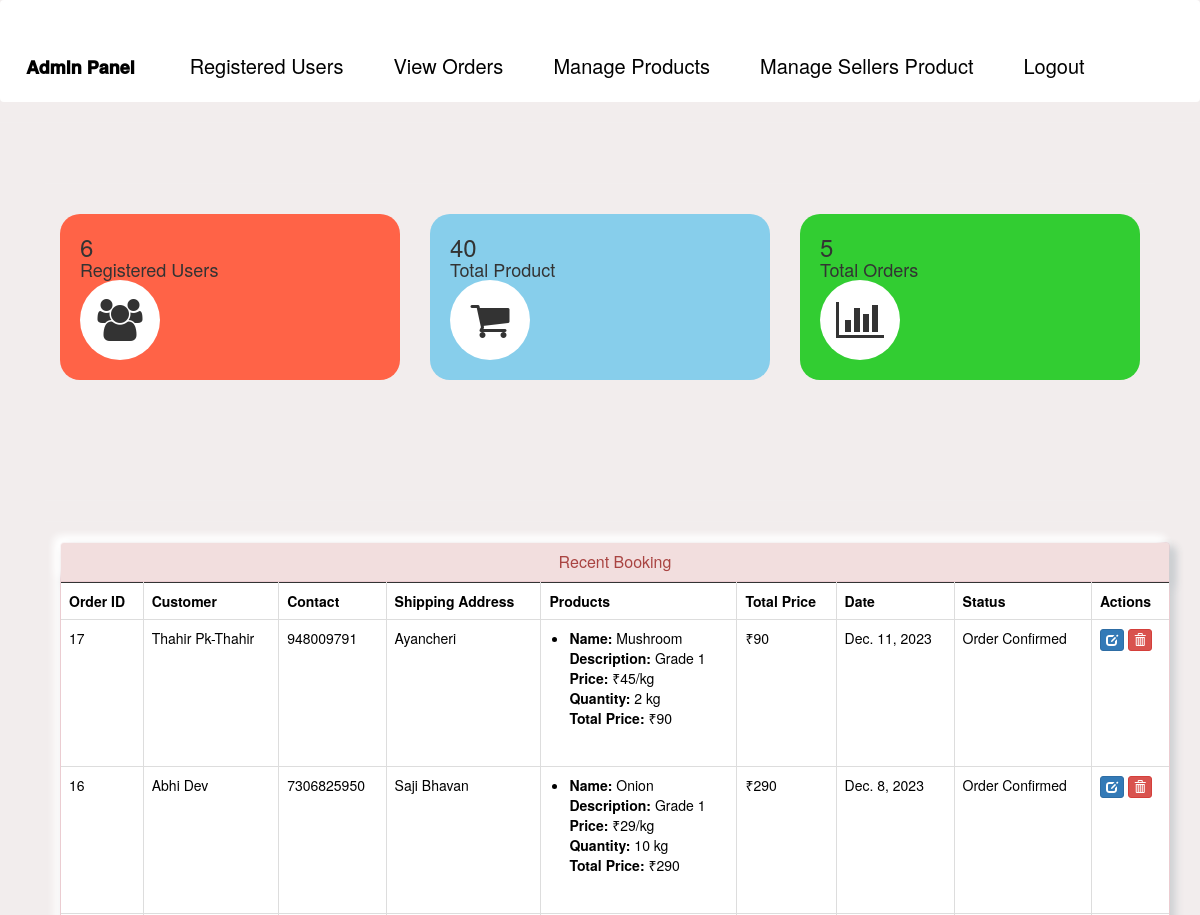
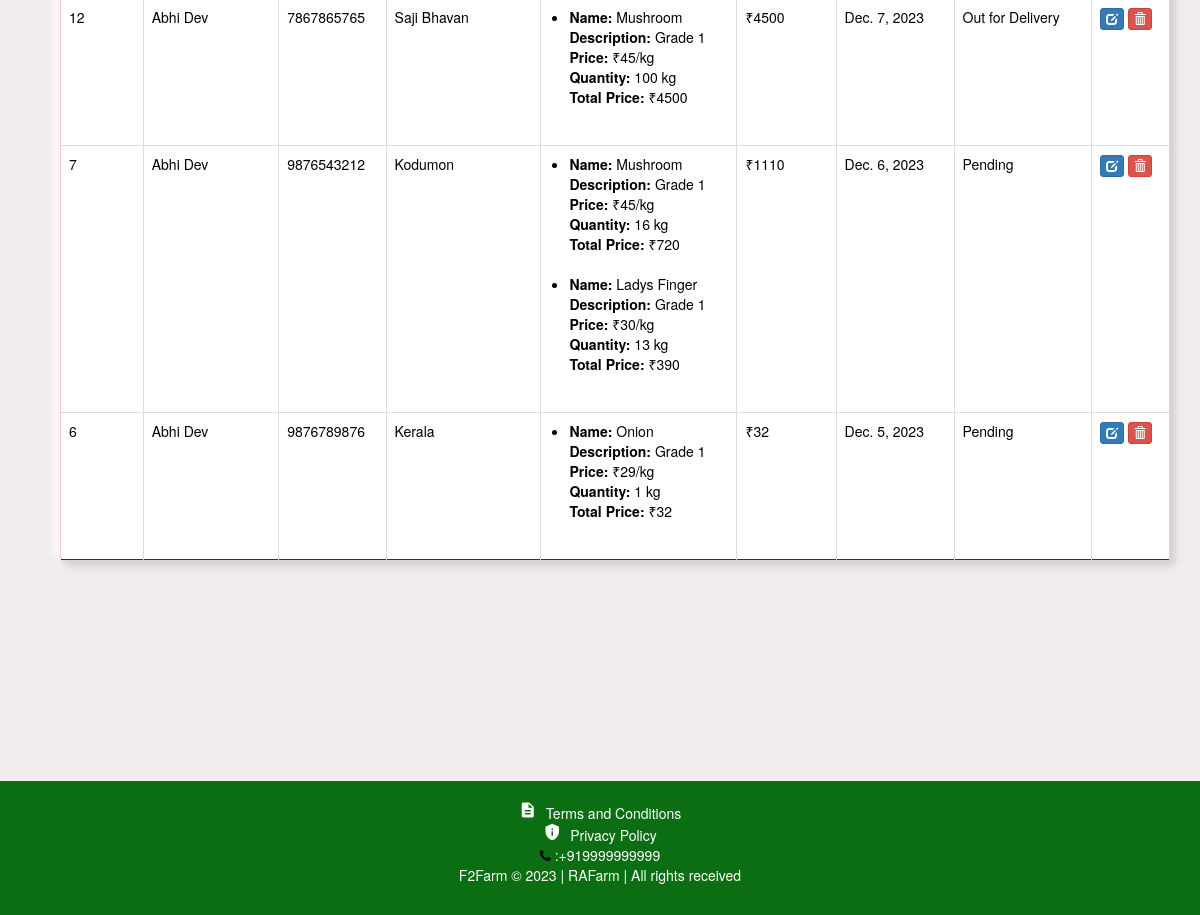
The app's page /admin-dashboard (signed in) with its own data (2 pictures, top to bottom).
### F2FarmApp/models.py (models this page shows, shortened)
class Customer(models.Model):
    USER_TYPE_CHOICES = [
         ('customer', 'Customer'),
        ('seller', 'Seller'),
    ]
    user=models.OneToOneField(User,on_delete=models.CASCADE)
    profile_pic= models.ImageField(upload_to='profile_pic/CustomerProfilePic/',null=True,blank=True)
    address = models.CharField(max_length=40)
    mobile = models.CharField(max_length=20,null=False)
    user_type = models.CharField(max_length=10, choices=USER_TYPE_CHOICES, default='customer')
    @property
    def get_name(self):
        return self.user.first_name+" "+self.user.last_name

class Orders(models.Model):
    STATUS =(
        ('Pending','Pending'),
        ('Order Confirmed','Order Confirmed'),
        ('Out for Delivery','Out for Delivery'),
        ('Delivered','Delivered'),
    )
    customer=models.ForeignKey('Customer', on_delete=models.CASCADE,null=True)
    email = models.CharField(max_length=50,null=True)
    address = models.CharField(max_length=500,null=True)
    mobile = models.CharField(max_length=20,null=True)
    order_date= models.DateField(auto_now_add=True,null=True)
    status=models.CharField(max_length=50,null=True,choices=STATUS)
    cart=models.ForeignKey(cart,on_delete=models.CASCADE,null=True)

class CartProduct(models.Model):
    cart = models.ForeignKey(cart, on_delete=models.CASCADE)
    product = models.ForeignKey(Product, on_delete=models.CASCADE)
    rate = models.PositiveIntegerField()
    quantity = models.PositiveIntegerField()
    subtotal = models.PositiveIntegerField()

class Product(models.Model):
    name=models.CharField(max_length=40)
    product_image= models.ImageField(upload_to='product_image/',null=True,blank=True)
    price = models.PositiveIntegerField()
    quantity = models.PositiveIntegerField(default=20)
    description=models.CharField(max_length=40)

### F2FarmApp/views.py (the view)
# urls.py: path('admin-dashboard', views.admin_dashboard_view,name='admin-dashboard'),
@login_required(login_url='adminlogin')
def admin_dashboard_view(request):
    customercount = models.Customer.objects.all().count()
    productcount = models.Product.objects.all().count()
    ordercount = models.Orders.objects.all().count()
    orders = models.Orders.objects.all().order_by('-id')  # Order by id in descending order
    ordered_data = []
    for order in orders:
        cart_products = models.CartProduct.objects.filter(cart=order.cart)
        total_price = order.cart.total  # Fetch total from the cart table
        ordered_data.append({
            'cart_products': cart_products,
            'customer': order.customer,
            'order': order,
            'total_price': total_price,
        })
    mydict = {
        'customercount': customercount,
        'productcount': productcount,
        'ordercount': ordercount,
        'data': ordered_data,
    }
    return render(request, 'ecom/admin_dashboard.html', context=mydict)

### F2FarmApp/templates/ecom/admin_dashboard.html (shortened to what this page needs)
{% extends 'ecom/admin_base.html' %}
{% load static %}
{% block content %}
<br>
{% include 'ecom/admin_dashboard_cards.html' %}
<br><br><br><br><br>
<hr><hr>
<div class="container">
  <div class="panel panel-danger neumorphic-panel">
    <div class="panel-heading neumorphic-header" style="text-align:center;">
      <h6 class="panel-title">Recent Booking</h6>
    </div>
    <table class="table table-hover table-bordered" id="dev-table">
      <thead>
        <tr>
          <th>Order ID</th>
          <th>Customer</th>
          <th>Contact</th>
          <th>Shipping Address</th>
          <th>Products</th>
          <th>Total Price</th>
          <th>Date</th>
          <th>Status</th>
          <th>Actions</th>
        </tr>
      </thead>
      {% for data_item in data %}
      <tr>
        <td>{{ data_item.order.id }}</td>
        <td>{{ data_item.customer.get_name }}</td>
        <td>{{ data_item.order.mobile }}</td>
        <td>{{ data_item.order.address }}</td>
        <td>
          <ul class="order-details">
            {% for product in data_item.cart_products %}
              <li>
                <strong>Name:</strong> {{ product.product.name }} <br>
                <strong>Description:</strong> {{ product.product.description }} <br>
                <strong>Price:</strong> ₹{{ product.product.price }}/kg <br>
                <strong>Quantity:</strong> {{ product.quantity }} kg <br>
                <strong>Total Price:</strong> ₹{{ product.subtotal }}
              </li><br>
            {% endfor %}
          </ul>
        </td>
        <td>₹{{ data_item.total_price }}</td>
        <td>{{ data_item.order.order_date}}</td>
        <td>{{ data_item.order.status }}</td>
        <td>
          <a class="btn btn-primary btn-xs" href="{% url 'update-order' data_item.order.id  %}">
            <span class="glyphicon glyphicon-edit"></span>
          </a>
          <a class="btn btn-danger btn-xs" href="{% url 'delete-order' data_item.order.id  %}">
            <span class="glyphicon glyphicon-trash"></span>
          </a>
        </td>
      </tr>
      {% endfor %}
    </table>
  </div>
</div>
{% endblock content %}

### F2FarmApp/templates/ecom/admin_base.html (style rules this page uses)
body { background-color: #FFFFFF; margin: 0; padding: 0; box-sizing: border-box; }
body { margin: 0; padding: 0; }

### F2FarmApp/templates/ecom/admin_dashboard_cards.html (style rules this page uses)
body { background-color: #F2EDED; }

### F2FarmApp/templates/ecom/admin_dashboard.html (style rules this page uses)
.neumorphic-panel { background-color: #f0f0f0; box-shadow: 5px 5px 10px #cbced1, -5px -5px 10px #ffffff; }
.neumorphic-header { background-color: #e0e0e0; box-shadow: 5px 5px 10px #cbced1, -5px -5px 10px #ffffff; }
.neumorphic-panel, .neumorphic-header, .neumorphic-table, .neumorphic-th, .neumorphic-label { animation: fadeInUp 0.5s ease-in-out; }

### records on screen
Customer: order.id "17", customer.get_name "Thahir Pk-Thahir", order.mobile "948009791", order.address "Ayancheri", total_price "90", order.order_date "Dec. 11, 2023", order.status "Order Confirmed"
CartProduct: product.name "Mushroom", product.description "Grade 1", product.price "45", quantity "2", subtotal "90"
Customer: order.id "16", customer.get_name "Abhi Dev", order.mobile "7306825950", order.address "Saji Bhavan", total_price "290", order.order_date "Dec. 8, 2023", order.status "Order Confirmed", order.id "12", order.mobile "7867865765", total_price "4500", order.order_date "Dec. 7, 2023", order.status "Out for Delivery", order.id "7", order.mobile "9876543212", order.address "Kodumon", total_price "1110", order.order_date "Dec. 6, 2023", order.status "Pending", order.id "6", order.mobile "9876789876", order.address "Kerala", total_price "32", order.order_date "Dec. 5, 2023"
CartProduct: product.name "Onion", product.description "Grade 1", product.price "29", quantity "10", subtotal "290"
CartProduct: product.name "Mushroom", product.description "Grade 1", product.price "45", quantity "100", subtotal "4500"
CartProduct: product.name "Mushroom", product.description "Grade 1", product.price "45", quantity "16", subtotal "720"
CartProduct: product.name "Ladys Finger", product.description "Grade 1", product.price "30", quantity "13", subtotal "390"
CartProduct: product.name "Onion", product.description "Grade 1", product.price "29", quantity "1", subtotal "32"

### other values on screen
{{ customercount }} "6"
{{ productcount }} "40"
{{ ordercount }} "5"
